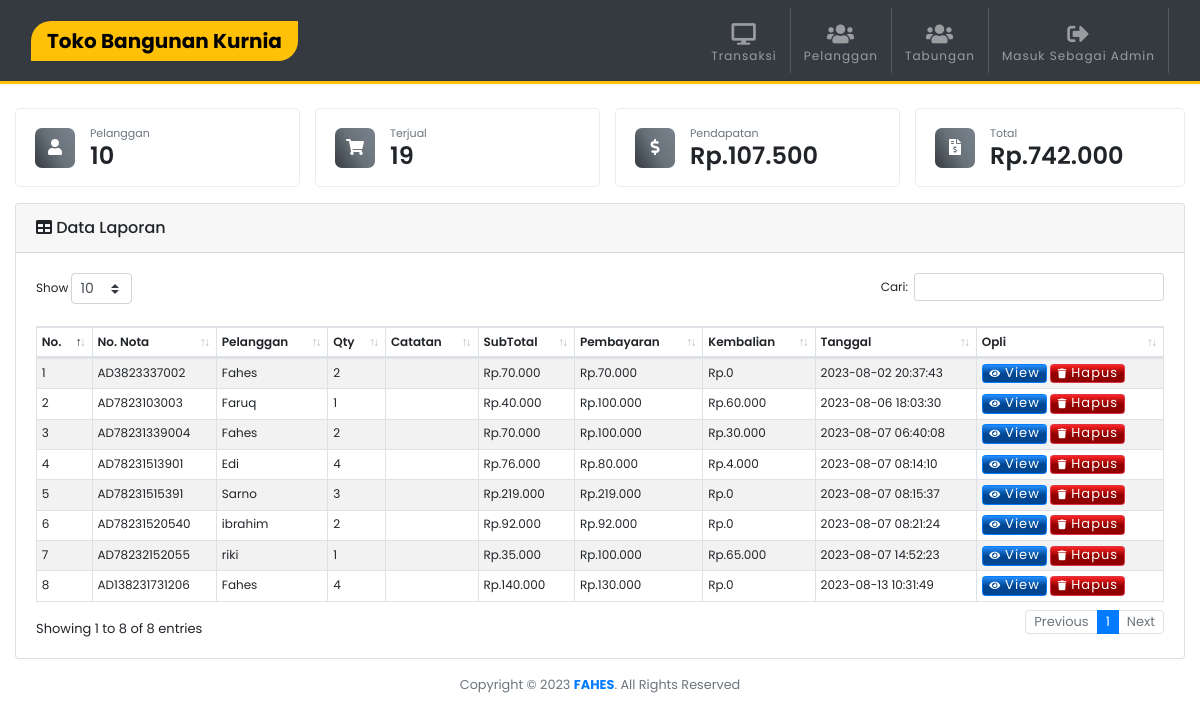
The app's page /laporan.php (signed in) with its own data.
### tables this page shows
CREATE TABLE `laporan` (
  `idlaporan` int(11) NOT NULL,
  `no_nota` varchar(50) NOT NULL,
  `idpelanggan` int(11) NOT NULL,
  `catatan` text NOT NULL,
  `totalbeli` int(11) NOT NULL,
  `pembayaran` int(11) NOT NULL,
  `kembalian` int(11) NOT NULL,
  `tgl_sub` timestamp NOT NULL DEFAULT current_timestamp() ON UPDATE current_timestamp(),
  `diskon` int(11) DEFAULT NULL
);

CREATE TABLE `pelanggan` (
  `idpelanggan` int(11) NOT NULL,
  `nama_pelanggan` varchar(30) NOT NULL,
  `telepon_pelanggan` varchar(15) NOT NULL,
  `alamat_pelanggan` text NOT NULL
);

### laporan.php (the view, shortened to what this page needs)
<?php include 'template/header.php';?>
<br>
<div class="row">
<div class="col-6 col-sm-6 col-md-6 col-lg-3 mb-3 pr-0">
            <div class="card-body bg-white py-2 px-1 border-laporan">
                <div class="row mx-auto align-items-center">
                <div class="col-auto m-pr-1">
                    <div class="bg-icon">
                        <i class="fa fa-user"></i>
                    </div>
                </div>
                <div class="col-auto pl-0 pt-2">
                    <div class="text-muted" style="font-size:11px;">
                        Pelanggan
                    </div>
                    <h4 class="1"><?php
                    $itungpelanggan = mysqli_query($conn,"SELECT COUNT(idpelanggan) as jumlahpelanggan FROM pelanggan");
                    $cekrow1 = mysqli_num_rows($itungpelanggan);
                    $itungpelanggan1 = mysqli_fetch_assoc($itungpelanggan);
                    $itungpelanggan2 = $itungpelanggan1['jumlahpelanggan'];
                    if($cekrow1 > 0){
                        echo  $itungpelanggan2;
                        } ?></h4>
                </div>
                </div>
            </div>
        </div>
        <div class="col-6 col-sm-6 col-md-6 col-lg-3 mb-3 m-pr-0">
            <div class="card-body bg-white py-2 px-1 border-laporan">
                <div class="row mx-auto align-items-center">
                <div class="col-auto m-pr-1">
                    <div class="bg-icon">
                        <i class="fa fa-shopping-cart"></i>
                    </div>
                </div>
                <div class="col-auto pl-0 pt-2">
                    <div class="text-muted" style="font-size:11px;">
                        Terjual
                    </div>
                    <h4 class="1"><?php $itungpeterjual = mysqli_query($conn,"SELECT SUM(quantity) as jumlahterjual FROM tb_nota");
                    $cekrow = mysqli_num_rows($itungpeterjual);
                    $itungpeterjual1 = mysqli_fetch_assoc($itungpeterjual);
                    $itungpeterjual2 = $itungpeterjual1['jumlahterjual'];
                    if($cekrow > 0){
                        echo $itungpeterjual2;
                        } ?></h4>
                </div>
                </div>
            </div>
        </div>
        <div class="col-6 col-sm-6 col-md-6 col-lg-3 mb-3 pr-0">
            <div class="card-body bg-white py-2 px-1 border-laporan">
                <div class="row mx-auto align-items-center">
                <div class="col-auto m-pr-1">
                    <div class="bg-icon">
                        <i class="fa fa-dollar-sign"></i>
                    </div>
                </div>
                <div class="col-auto pl-0 pt-2">
                    <div class="text-muted" style="font-size:11px;">
                        Pendapatan
                    </div>
                    <h4 class="1">Rp.<?php
                    $data_produk=mysqli_query($conn,"SELECT * FROM tb_nota t, produk p
                    WHERE p.idproduk=t.idproduk ORDER BY idnota ASC");
                    $subtotaldiskon = 0;
                    $x = mysqli_num_rows($data_produk);
                    if($x>0){
                    while($b=mysqli_fetch_array($data_produk)){
                        $totalharga += $b['harga_jual'] * $b['quantity'];
                        $totaldiskon += $b['harga_modal'] * $b['quantity'];
                        $subtotaldiskon = $totalharga - $totaldiskon;
                    }
                }
                echo ribuan($subtotaldiskon)?>
                </h4>
                </div>
                </div>
            </div>
        </div>
        <div class="col-6 col-sm-6 col-md-6 col-lg-3 mb-3">
            <div class="card-body bg-white py-2 px-1 border-laporan">
                <div class="row mx-auto align-items-center">
                <div class="col-auto m-pr-1">
                    <div class="bg-icon">
                        <i class="fa fa-file-invoice-dollar"></i>
                    </div>
                </div>
                <div class="col-auto pl-0 pt-2">
                    <div class="text-muted" style="font-size:11px;">
                        Total
                    </div>
                    <h4 class="1">Rp.<?php
                    $itungtotal = mysqli_query($conn,"SELECT SUM(totalbeli) as jumlahtotal FROM laporan");
                    $cekrow3 = mysqli_num_rows($itungtotal);
                    $itungtotal1 = mysqli_fetch_assoc($itungtotal);
                    $itungtotal2 = $itungtotal1['jumlahtotal'];
                    if($cekrow3 > 0){
                        echo ribuan($itungtotal2);
                        } ?></h4>
                </div>
                </div>
            </div>
        </div>
</div>
<div class="card">
    <div class="card-header">
        <div class="card-tittle">
            <i class="fa fa-table me-2"></i> Data Laporan
        </div>
    </div>
        <div class="card-body">
            <table class="table table-striped table-sm table-bordered dt-responsive nowrap" id="table" width="100%">
                        <thead>
                        <tr>
                            <th>No.</th>
                            <th>No. Nota</th>
                            <th>Pelanggan</th>
                            <th>Qty</th>
                            <th>Catatan</th>
                            <th>SubTotal</th>
                            <th>Pembayaran</th>
                            <th>Kembalian</th>
                            <th>Tanggal</th>
                            <th>Opli</th>
                        </tr>
                        </thead>
                        <tbody>
                            <?php
                                $no=1;
                                $data_produk=mysqli_query($conn,"SELECT * FROM laporan l, pelanggan e
                                WHERE  e.idpelanggan=l.idpelanggan ORDER BY idlaporan ASC");
                                while($d=mysqli_fetch_array($data_produk)){
                                    $nota= $d['no_nota'];
                                    ?>
                                    <tr>
                                        <td><?php echo $no++ ?></td>
                                        <td><?php echo $d['no_nota'] ?></td>
                                        <td><?php echo $d['nama_pelanggan'] ?></td>
                                        <td><?php
                                            $itungtrans = mysqli_query($conn,"SELECT SUM(quantity) as jumlahtrans
                                             FROM tb_nota where no_nota='$nota'");
                                            $itungtrans2 = mysqli_fetch_assoc($itungtrans);
                                            $itungtrans3 = $itungtrans2['jumlahtrans'];
                                            echo $itungtrans3;
                                        ?></td>
                                         <td class="catatan"><?php echo $d['catatan'] ?></td>
                                         <td>Rp.<?php echo ribuan($d['totalbeli']) ?></td>
                                         <td>Rp.<?php echo ribuan($d['pembayaran']) ?></td>
                                         <td>Rp.<?php echo ribuan($d['kembalian']) ?></td>
                                        <td><?php echo $d['tgl_sub'] ?></td>
                                        <td>
                                        <a class="btn btn-primary btn-xs" href="detail.php?invoice=<?php echo $nota ?>">
                                            <i class="fa fa-eye fa-xs mr-1"></i>View</a>
                                            <a class="btn btn-danger btn-xs" href="?hapus=<?php echo $nota ?>"
                                            onclick="javascript:return confirm('Hapus Data laporan - <?php echo $d['no_nota'] ?> ?');">
                                            <i class="fa fa-trash fa-xs mr-1"></i>Hapus</a>
                                        </td>
                                    </tr>
                        <?php }?>
					</tbody>
                </table>
        </div>
</div>
<?php include 'template/footer.php';?>

### template/header.php (shortened to what this page needs)
<?php
include "config.php";
function ribuan($nilai)
{
    return number_format($nilai, 0, ',', '.');
}
$result1 = mysqli_query($conn, "SELECT * FROM login");
while ($data = mysqli_fetch_array($result1)) {
    $toko = $data['nama_toko'];
}
?>
<!DOCTYPE html>
<html lang="en">
<head>
    <link rel="stylesheet" href="assets/css/bootstrap.min.css">
    <link rel="stylesheet" href="assets/css/style.css">
    <link href="assets/fontawesome/css/all.min.css" rel="stylesheet" type="text/css">
    <link href="assets/vendor/datatables/dataTables.bootstrap4.min.css" rel="stylesheet">
    <link href="assets/css/buttons.dataTables.min.css" rel="stylesheet">
    <link href="assets/vendor/datatables/responsive.bootstrap4.min.css" rel="stylesheet">
</head>
<body>
    <nav class="navbar navbar-expand-lg navbar-dark bg-dark sticky-top">
        <div class="container">
            <a class="navbar-brand px-3 bg-warning"><?php echo $toko ?></a>
            <div class="collapse navbar-collapse" id="navbarC">
                <ul class="navbar-nav ml-auto">
                    <li class="nav-item">
                        <a class="nav-link" href="index.php">
                            <span class="text-center d-block pt-2"><i
                                    class="fa fa-desktop fa-2x"></i></span>Transaksi</a>
                    </li>
                    <li class="nav-item">
                        <a class="nav-link" href="pelanggan.php">
                            <span class="text-center d-block pt-2"><i class="fa fa-users fa-2x"></i></span>Pelanggan</a>
                    </li>
                    <li class="nav-item">
                        <a class="nav-link" href="tabungan.php">
                            <span class="text-center d-block pt-2"><i class="fa fa-users fa-2x"></i></span>Tabungan</a>
                    </li>
                    <li class="nav-item">
                        <a class="nav-link" href="logout.php">
                            <span class="text-center d-block pt-2"><i class="fa fa-sign-out-alt fa-2x"></i></span>Masuk
                            Sebagai Admin</a>
                    </li>
                </ul>
            </div>
        </div>
    </nav>
    <div class="container">

### assets/css/style.css (style rules this page uses)
html, body { font-size: 100%; font-family: 'Poppins', sans-serif; scroll-behavior: smooth; }
a { text-decoration: none !important; }
.container { max-width: 1250px; }
.btn { font-size: small !important; letter-spacing: 1px !important; }
.btn-primary { background: linear-gradient(180deg, rgb(37, 143, 255) 0%, rgb(0, 70, 145) 50%) !important; }
.btn-danger { background: linear-gradient(180deg, rgb(255, 37, 37) 0%, rgb(145, 0, 0) 50%) !important; }
::placeholder { opacity: 1; font-size: 12px !important; letter-spacing: 1px; font-weight: 300; }
.fa-2x { font-size: 1.80em !important; }
.btn-group-xs > .btn, .btn-xs { padding: .25rem .4rem; font-size: .875rem; line-height: .5; border-radius: .2rem; }
.navbar { border-bottom: 3px solid #ffc107; }
.navbar-dark .navbar-nav .nav-item { font-weight: 400 !important; font-size: 12px; color: #c5c5c5 !important; letter-spacing: 1px; padding-left: 5px !important; padding-right: 5px !important; }
.navbar-dark .navbar-brand { font-weight: 700 !important; border-radius: 20px 0px; color: #000 !important; }
.navbar-dark .navbar-nav .nav-item { border-right: 1px solid rgb(87, 87, 87); }
.card-tittle { font-weight: 500 !important; }
table { font-size: 12px !important; }
table thead>tr>th { font-weight: 600 !important; }
.m-pr-0 { padding-right: 0px !important; }
.border-laporan { border: 1px solid rgba(226, 226, 226, 0.644); border-radius: 5px; }
.border-laporan h4 { font-weight: 600; }
.bg-icon { background: linear-gradient(60deg,#343a40,#69727a,#7a838d); color: white; text-align: center; display: table-cell; padding: 0.50rem; border-radius: 0.428rem; width: 2.50rem; height: 2.50rem; }
td.catatan { white-space: nowrap; max-width: 150px; padding: 0.5em 1em; overflow: hidden; text-overflow: ellipsis ; }

### records on screen
laporan: no_nota "AD3823337002", idpelanggan.nama_pelanggan "Fahes", itungtrans3 "2", totalbeli "70.000", pembayaran "70.000", kembalian "0", tgl_sub "2023-08-02 20:37:43"
laporan: no_nota "AD7823103003", idpelanggan.nama_pelanggan "Faruq", itungtrans3 "1", totalbeli "40.000", pembayaran "100.000", kembalian "60.000", tgl_sub "2023-08-06 18:03:30"
laporan: no_nota "AD78231339004", idpelanggan.nama_pelanggan "Fahes", itungtrans3 "2", totalbeli "70.000", pembayaran "100.000", kembalian "30.000", tgl_sub "2023-08-07 06:40:08"
laporan: no_nota "AD78231513901", idpelanggan.nama_pelanggan "Edi", itungtrans3 "4", totalbeli "76.000", pembayaran "80.000", kembalian "4.000", tgl_sub "2023-08-07 08:14:10"
laporan: no_nota "AD78231515391", idpelanggan.nama_pelanggan "Sarno", itungtrans3 "3", totalbeli "219.000", pembayaran "219.000", kembalian "0", tgl_sub "2023-08-07 08:15:37"
laporan: no_nota "AD78231520540", idpelanggan.nama_pelanggan "ibrahim", itungtrans3 "2", totalbeli "92.000", pembayaran "92.000", kembalian "0", tgl_sub "2023-08-07 08:21:24"
laporan: no_nota "AD78232152055", idpelanggan.nama_pelanggan "riki", itungtrans3 "1", totalbeli "35.000", pembayaran "100.000", kembalian "65.000", tgl_sub "2023-08-07 14:52:23"
laporan: no_nota "AD138231731206", idpelanggan.nama_pelanggan "Fahes", itungtrans3 "4", totalbeli "140.000", pembayaran "130.000", kembalian "0", tgl_sub "2023-08-13 10:31:49"

### other values on screen
$toko "Toko Bangunan Kurnia"
$itungpelanggan2 "10"
$itungpeterjual2 "19"
ribuan($subtotaldiskon) "107.500"
ribuan($itungtotal2) "742.000"
